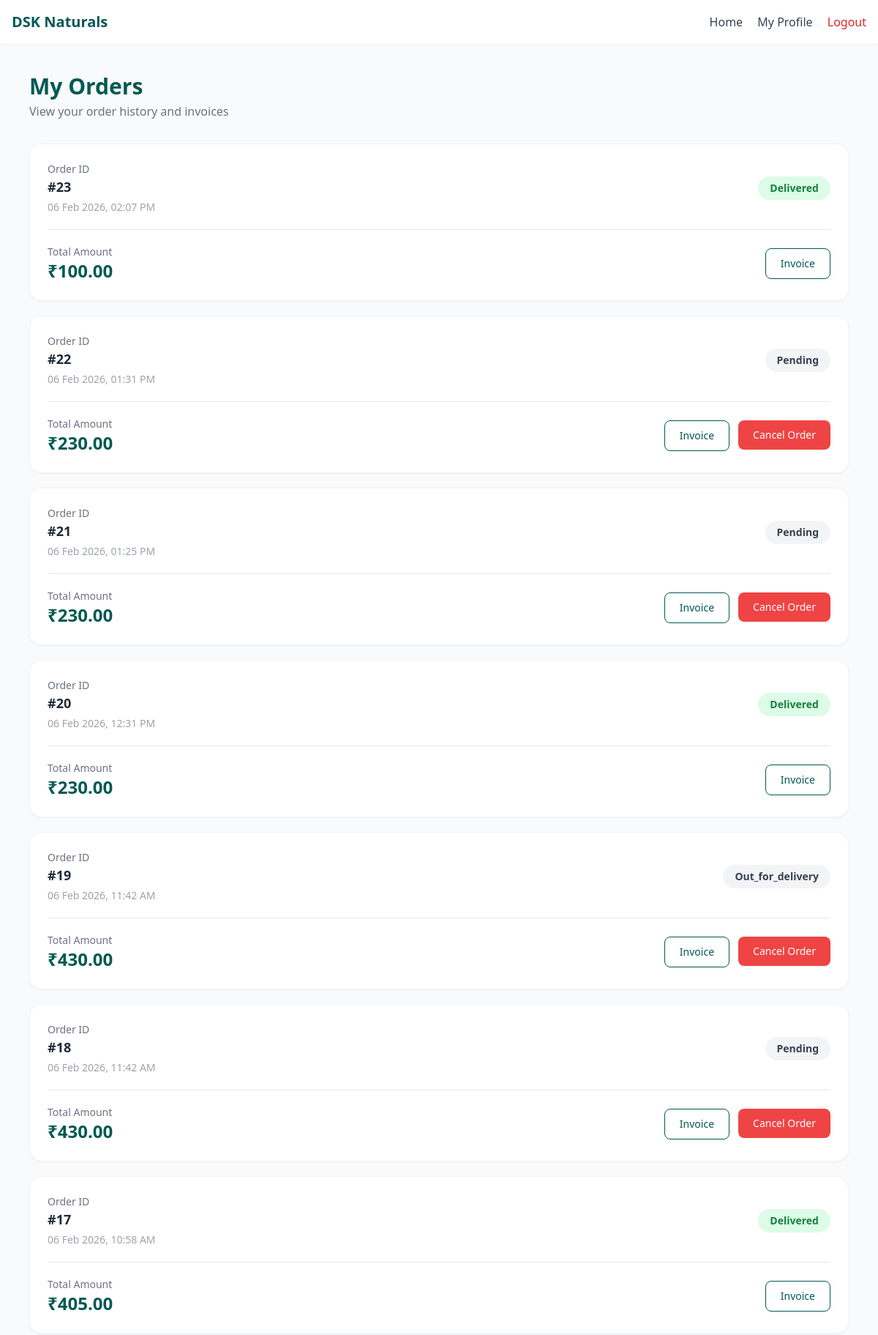
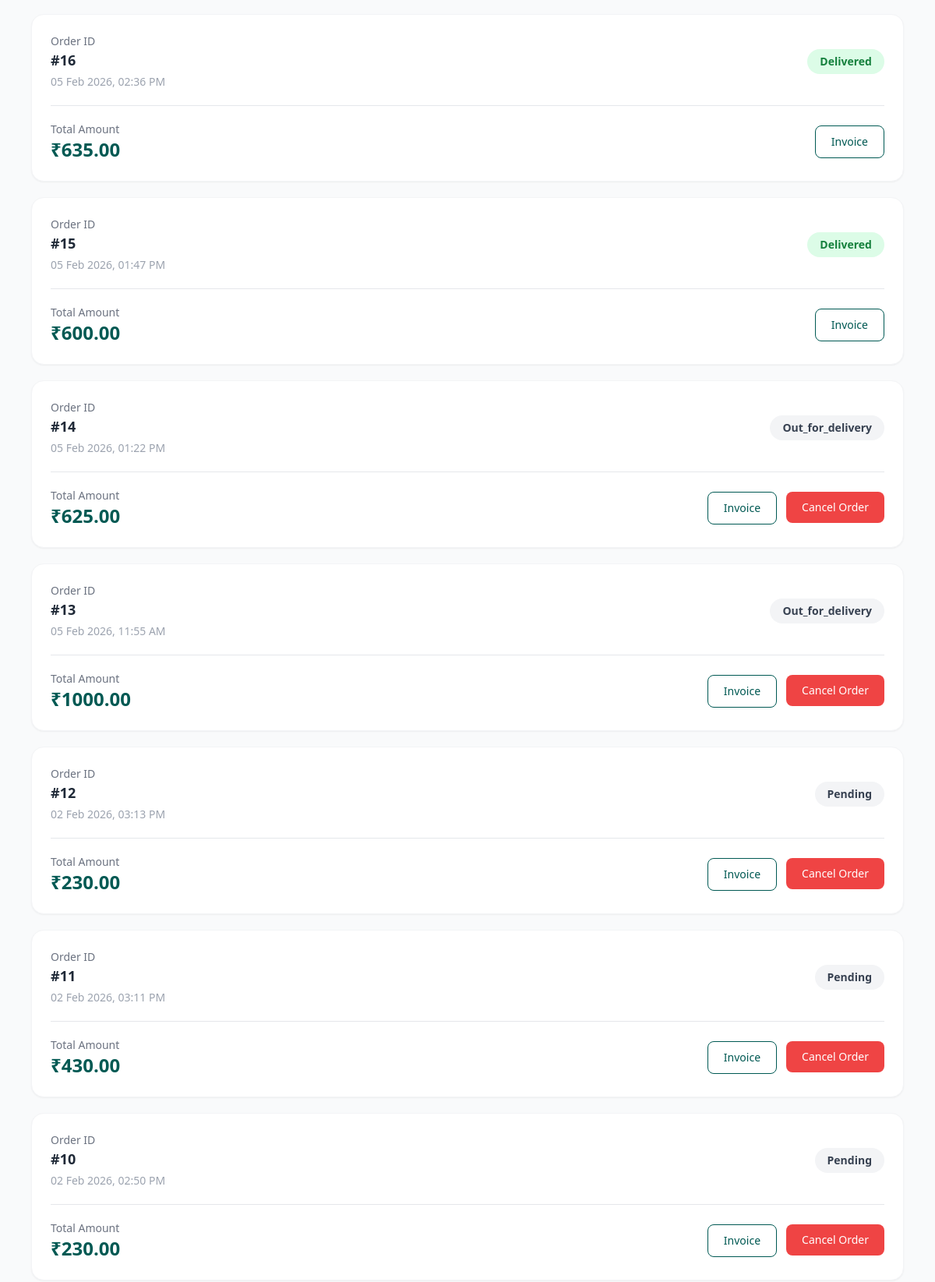
Page /api/orders/ (signed in, upper part) on the committed database (2 pictures, top to bottom).
### api/models.py (models this page shows, shortened)
class Order(models.Model):
    customer = models.ForeignKey(
        settings.AUTH_USER_MODEL,
        on_delete=models.SET_NULL,
        null=True,
        blank=True,
        related_name="orders"
    )
    guest_customer = models.ForeignKey(
        GuestCustomer,
        on_delete=models.SET_NULL,
        null=True,
        blank=True
    )
    address = models.TextField()
    phone = models.CharField(max_length=15)
    subtotal = models.DecimalField(max_digits=10, decimal_places=2)
    delivery_charge = models.DecimalField(max_digits=10, decimal_places=2, default=0)
    total_amount = models.DecimalField(max_digits=10, decimal_places=2)
    payment_method = models.CharField(max_length=20, default="ONLINE")
    payment_status = models.CharField(max_length=20, default="PENDING")
    razorpay_order_id = models.CharField(max_length=100, blank=True, null=True)
    razorpay_payment_id = models.CharField(max_length=100, blank=True, null=True)
    razorpay_signature = models.CharField(max_length=255, blank=True, null=True)
    STATUS_CHOICES = (
        ('pending', 'Pending'),
        ('confirmed', 'Confirmed'),
        ('out_for_delivery', 'Out for Delivery'),
        ('delivered', 'Delivered'),
        ('cancel_requested', 'Cancel Requested'),
        ('cancelled', 'Cancelled'),
    )
    status = models.CharField(
        max_length=40,
        choices=STATUS_CHOICES,
        default="pending"
    )
    cancel_reason = models.TextField(blank=True, null=True)
    cancelled_by = models.CharField(
        max_length=20,
        choices=(('customer', 'Customer'), ('admin', 'Admin')),
        blank=True,
        null=True
    )
    cancelled_at = models.DateTimeField(blank=True, null=True)
    created_at = models.DateTimeField(auto_now_add=True)
    delivery_otp = models.CharField(max_length=6, blank=True, null=True)
    otp_verified = models.BooleanField(default=False)
    otp_created_at = models.DateTimeField(blank=True, null=True)

### api/views.py (the view)
# urls.py: path("orders/", views.my_orders, name="my_orders"),
@login_required
def my_orders(request):
    orders = Order.objects.filter(customer=request.user).order_by('-created_at')
    for order in orders:
        order.whatsapp_link = generate_whatsapp_otp_link(order)
    return render(request, 'profile/orders.html', {'orders': orders})

### api/utils.py (called while the page is built)
def generate_whatsapp_otp_link(order):
    phone = None
    if order.guest_customer and order.guest_customer.phone:
        phone = order.guest_customer.phone
    elif order.customer and hasattr(order.customer, "profile"):
        phone = order.customer.profile.phone
    if not phone:
        return None
    phone = phone.replace("+", "").replace(" ", "")
    if not phone.startswith("91"):
        phone = "91" + phone
    message = (
        "🌿 DSK Naturals\n\n"
        f"Your order #{order.id} is out for delivery 🚚\n"
        f"🔐 Delivery OTP: {order.delivery_otp}\n\n"
        "Please share this OTP with the delivery agent.\n\n"
        "🌱 Where Purity Meets Flavour"
    )
    encoded_message = urllib.parse.quote(message)
    return f"https://wa.me/{phone}?text={encoded_message}"

### templates/templates/profile/orders.html (shortened to what this page needs)
{% extends "base.html" %}
{% block content %}
<div class="max-w-6xl mx-auto px-4 py-10">
  <div class="mb-8">
    <h2 class="text-3xl font-bold text-[#005953]">
      My Orders
    </h2>
    <p class="text-gray-500 mt-1">
      View your order history and invoices
    </p>
  </div>
  {% if orders %}
    <div class="space-y-5">
      {% for order in orders %}
      <div
        class="bg-white rounded-2xl border border-gray-100 shadow-sm
               hover:shadow-md transition p-6">
        <div class="flex flex-col sm:flex-row sm:items-center sm:justify-between gap-4">
          <div>
            <p class="text-sm text-gray-500">Order ID</p>
            <p class="text-lg font-semibold text-gray-800">
              #{{ order.id }}
            </p>
            <p class="text-sm text-gray-400 mt-1">
              {{ order.created_at|date:"d M Y, h:i A" }}
            </p>
          </div>
          <span
            class="inline-flex items-center px-4 py-1.5 rounded-full
                   text-sm font-semibold
            {% if order.status == 'delivered' %}
              bg-green-100 text-green-700
            {% elif order.status == 'cancelled' %}
              bg-red-100 text-red-700
            {% elif order.status == 'cancel_requested' %}
              bg-yellow-100 text-yellow-700
            {% else %}
              bg-gray-100 text-gray-700
            {% endif %}
            ">
            {{ order.status|capfirst }}
          </span>
        </div>
        <div class="my-5 border-t"></div>
        <div class="flex flex-col sm:flex-row sm:items-center sm:justify-between gap-4">
          <div>
            <p class="text-sm text-gray-500">Total Amount</p>
            <p class="text-2xl font-bold text-[#005953]">
              ₹{{ order.total_amount }}
            </p>
          </div>
          <div class="flex flex-wrap gap-3">
            <a href="{% url 'order_invoice' order.id %}"
               class="inline-flex items-center gap-2 px-5 py-2.5
                      rounded-lg border border-[#005953]
                      text-[#005953]
                      hover:bg-[#005953] hover:text-white
                      transition text-sm font-medium">
              Invoice
            </a>
            {% if order.status not in 'delivered cancelled' %}
            <form method="POST"
                  action="{% url 'cancel_order' order.id %}">
              <button
                type="submit"
                class="inline-flex items-center gap-2 px-5 py-2.5
                       rounded-lg bg-red-500 text-white
                       hover:bg-red-600 transition
                       text-sm font-medium">
                Cancel Order
              </button>
            </form>
            {% endif %}
          </div>
        </div>
      </div>
      {% endfor %}
    </div>
  {% endif %}
</div>
{% endblock %}

### rows in the picture
Order: id "23", created_at "06 Feb 2026, 02:07 PM", status "Delivered", total_amount "100.00"
Order: id "22", created_at "06 Feb 2026, 01:31 PM", status "Pending", total_amount "230.00", shows "Cancel Order"
Order: id "21", created_at "06 Feb 2026, 01:25 PM", status "Pending", total_amount "230.00", shows "Cancel Order"
Order: id "20", created_at "06 Feb 2026, 12:31 PM", status "Delivered", total_amount "230.00"
Order: id "19", created_at "06 Feb 2026, 11:42 AM", status "Out_for_delivery", total_amount "430.00", shows "Cancel Order"
Order: id "18", created_at "06 Feb 2026, 11:42 AM", status "Pending", total_amount "430.00", shows "Cancel Order"
Order: id "17", created_at "06 Feb 2026, 10:58 AM", status "Delivered", total_amount "405.00"
Order: id "16", created_at "05 Feb 2026, 02:36 PM", status "Delivered", total_amount "635.00"
Order: id "15", created_at "05 Feb 2026, 01:47 PM", status "Delivered", total_amount "600.00"
Order: id "14", created_at "05 Feb 2026, 01:22 PM", status "Out_for_delivery", total_amount "625.00", shows "Cancel Order"
Order: id "13", created_at "05 Feb 2026, 11:55 AM", status "Out_for_delivery", total_amount "1000.00", shows "Cancel Order"
Order: id "12", created_at "02 Feb 2026, 03:13 PM", status "Pending", total_amount "230.00", shows "Cancel Order"
Order: id "11", created_at "02 Feb 2026, 03:11 PM", status "Pending", total_amount "430.00", shows "Cancel Order"
Order: id "10", created_at "02 Feb 2026, 02:50 PM", status "Pending", total_amount "230.00", shows "Cancel Order"
